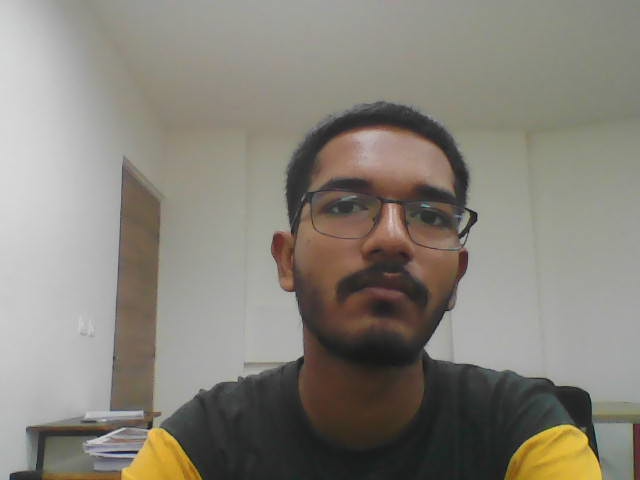
#> input picture model/images_to_classified/image0.png, 640 x 480 px
$ python -i util.py   (imports and definitions only)
#> lines starting #> are read from the running program, lines starting #| are printed output that depends on the picture
import joblib
import json
import numpy as np
import shutil
from wavelet import w2d
import cv2
import time
import os

# __class_name_to_number = {}
# __class_number_to_name = {}

__model = None

path_to_data_test = "./model/images_to_classified/"
path_to_cr_data_test = "./model/images_to_classified_cr/"

# [68 lines left out: functions classify_image, load_saved_artifacts, not called in this run]

def get_cropped_image_if_2_eyes(image_path):
#> called with image_path = '../model/images_to_classified/image0.png'
    face_cascade = cv2.CascadeClassifier('./server/opencv/haarcascades/haarcascade_frontalface_default.xml')
    eye_cascade = cv2.CascadeClassifier('./server/opencv/haarcascades/haarcascade_eye.xml')

    img = cv2.imread(image_path)
#> img is the input picture: shape (480, 640, 3); mean B, G, R 121.7, 130.8, 135.1

    if img is not None:
        gray = cv2.cvtColor(img, cv2.COLOR_BGR2GRAY)
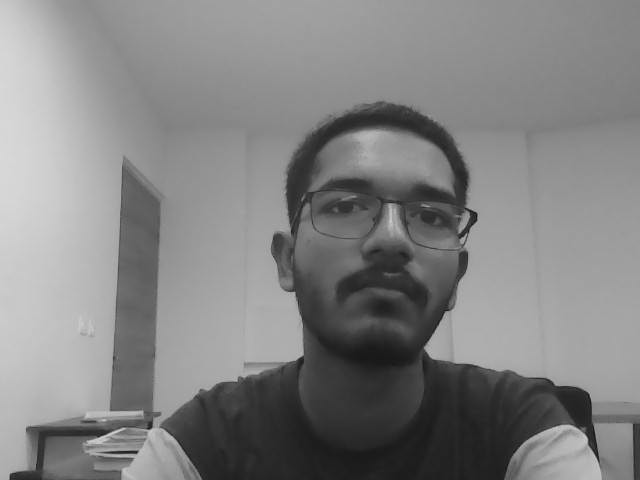
#> gray: shape (480, 640); min 12, max 217, mean 131
        faces = face_cascade.detectMultiScale(gray, 1.3, 5)
#> faces = [[278, 121, 219, 219]]
        for (x,y,w,h) in faces:
            roi_gray = gray[y:y+h, x:x+w]
            roi_color = img[y:y+h, x:x+w]
            eyes = eye_cascade.detectMultiScale(roi_gray)
            if len(eyes) >= 2:
                return roi_color
#> this loop made 1 pass
#> (x, y, w, h, eyes) on pass 1: (278, 121, 219, 219, [[41, 67, 39, 39], [137, 81, 34, 34], [84, 53, 74, 74]])
#> pass 1, in get_cropped_image_if_2_eyes, `roi_gray = gray[y:y+h, x:x+w]`:
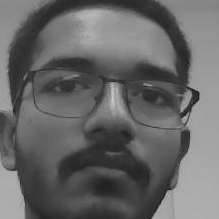
#> roi_gray: shape (219, 219); min 12, max 204, mean 102.8
#> pass 1, in get_cropped_image_if_2_eyes, `roi_color = img[y:y+h, x:x+w]`:
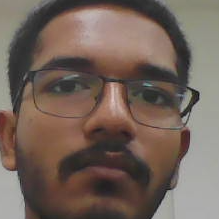
#> roi_color: shape (219, 219, 3); mean B, G, R 89.8, 99, 115.1

# [70 lines not run here, left out]

>>> result = get_cropped_image_if_2_eyes('../model/images_to_classified/image0.png')

$ run again, on model/images_to_classified/image107.png
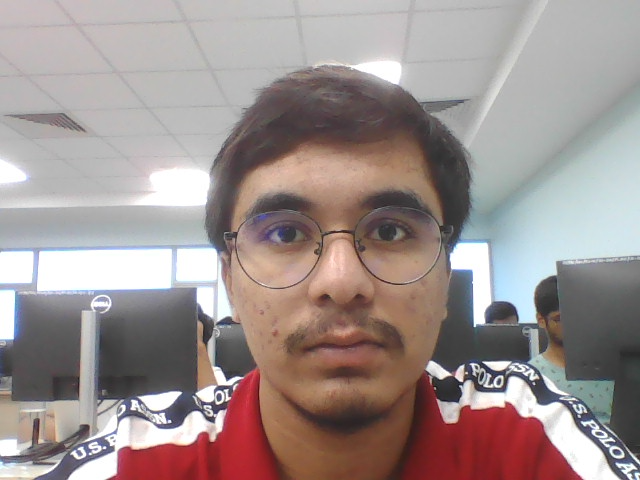
#> input picture model/images_to_classified/image107.png, 640 x 480 px
#> in get_cropped_image_if_2_eyes, img is the input picture: shape (480, 640, 3); mean B, G, R 143.4, 145.3, 158.4
#> in get_cropped_image_if_2_eyes, `gray = cv2.cvtColor(img, cv2.COLOR_BGR2GRAY)`:
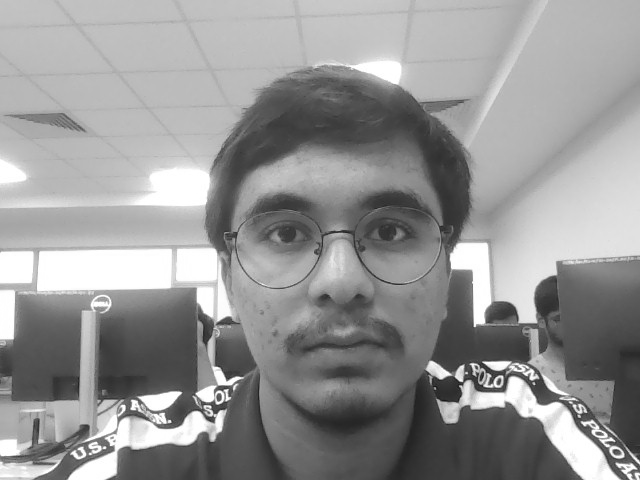
#> gray: shape (480, 640); min 21, max 255, mean 149
#> faces = [[191, 112, 299, 299]]
#> the loop in get_cropped_image_if_2_eyes, `for (x,y,w,h) in faces:` made 1 pass
#> (x, y, w, h, eyes) on pass 1: (191, 112, 299, 299, [[65, 94, 56, 56], [172, 92, 55, 55]])
#> pass 1, in get_cropped_image_if_2_eyes, `roi_color = img[y:y+h, x:x+w]`:
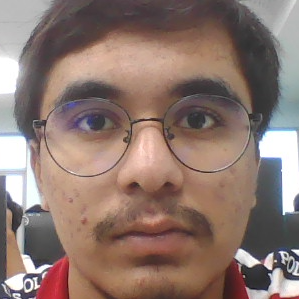
#> roi_color: shape (299, 299, 3); mean B, G, R 111.2, 119.5, 141.6
